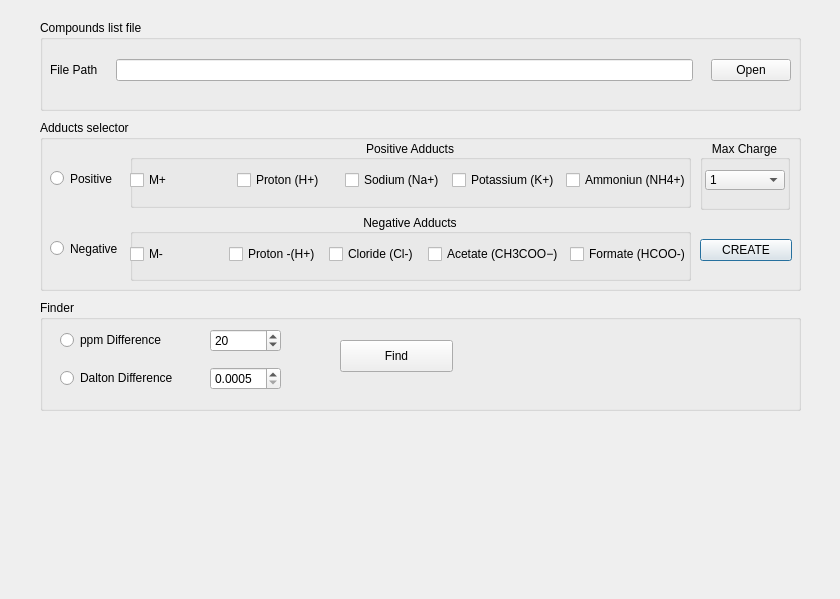
<?xml version="1.0" encoding="UTF-8"?>
<ui version="4.0">
 <class>Dialog</class>
 <widget class="QDialog" name="Dialog">
  <property name="geometry">
   <rect>
    <x>0</x>
    <y>0</y>
    <width>840</width>
    <height>599</height>
   </rect>
  </property>
  <property name="windowTitle">
   <string>Dialog</string>
  </property>
  <widget class="QGroupBox" name="Adducts_GBox">
   <property name="geometry">
    <rect>
     <x>40</x>
     <y>120</y>
     <width>761</width>
     <height>171</height>
    </rect>
   </property>
   <property name="title">
    <string>Adducts selector</string>
   </property>
   <widget class="QRadioButton" name="Positive_RBtn">
    <property name="geometry">
     <rect>
      <x>10</x>
      <y>50</y>
      <width>141</width>
      <height>17</height>
     </rect>
    </property>
    <property name="text">
     <string>Positive</string>
    </property>
   </widget>
   <widget class="QRadioButton" name="Negative_RBtn">
    <property name="geometry">
     <rect>
      <x>10</x>
      <y>120</y>
      <width>141</width>
      <height>17</height>
     </rect>
    </property>
    <property name="layoutDirection">
     <enum>Qt::LeftToRight</enum>
    </property>
    <property name="autoFillBackground">
     <bool>false</bool>
    </property>
    <property name="text">
     <string>Negative</string>
    </property>
   </widget>
   <widget class="QWidget" name="verticalLayoutWidget_2">
    <property name="geometry">
     <rect>
      <x>90</x>
      <y>20</y>
      <width>561</width>
      <height>141</height>
     </rect>
    </property>
    <layout class="QVBoxLayout" name="verticalLayout_2">
     <item>
      <widget class="QGroupBox" name="Positive_gBox">
       <property name="enabled">
        <bool>true</bool>
       </property>
       <property name="title">
        <string>Positive Adducts</string>
       </property>
       <property name="alignment">
        <set>Qt::AlignCenter</set>
       </property>
       <widget class="QWidget" name="gridLayoutWidget_3">
        <property name="geometry">
         <rect>
          <x>0</x>
          <y>20</y>
          <width>561</width>
          <height>41</height>
         </rect>
        </property>
        <layout class="QGridLayout" name="gridLayout_2">
         <item row="0" column="3">
          <widget class="QCheckBox" name="Potassium_cBtn">
           <property name="text">
            <string>Potassium (K+)</string>
           </property>
          </widget>
         </item>
         <item row="0" column="4">
          <widget class="QCheckBox" name="Ammonium_cBtn">
           <property name="text">
            <string>Ammoniun (NH4+)</string>
           </property>
          </widget>
         </item>
         <item row="0" column="0">
          <widget class="QCheckBox" name="Mpos_cBtn">
           <property name="text">
            <string>M+</string>
           </property>
          </widget>
         </item>
         <item row="0" column="1">
          <widget class="QCheckBox" name="Proton_cBtn">
           <property name="text">
            <string>Proton (H+)</string>
           </property>
          </widget>
         </item>
         <item row="0" column="2">
          <widget class="QCheckBox" name="Sodium_cBtn">
           <property name="text">
            <string>Sodium (Na+)</string>
           </property>
          </widget>
         </item>
        </layout>
       </widget>
      </widget>
     </item>
     <item>
      <widget class="QGroupBox" name="Negative_GBox">
       <property name="enabled">
        <bool>true</bool>
       </property>
       <property name="layoutDirection">
        <enum>Qt::LeftToRight</enum>
       </property>
       <property name="title">
        <string>Negative Adducts</string>
       </property>
       <property name="alignment">
        <set>Qt::AlignCenter</set>
       </property>
       <property name="checkable">
        <bool>false</bool>
       </property>
       <widget class="QWidget" name="gridLayoutWidget_4">
        <property name="geometry">
         <rect>
          <x>0</x>
          <y>20</y>
          <width>561</width>
          <height>41</height>
         </rect>
        </property>
        <layout class="QGridLayout" name="gridLayout_4" columnstretch="0,0,0,0,0">
         <property name="sizeConstraint">
          <enum>QLayout::SetMinimumSize</enum>
         </property>
         <item row="0" column="0">
          <widget class="QCheckBox" name="Mneg_cBtn">
           <property name="text">
            <string>M-</string>
           </property>
          </widget>
         </item>
         <item row="0" column="3">
          <widget class="QCheckBox" name="A">
           <property name="text">
            <string>Acetate (CH3COO−)</string>
           </property>
          </widget>
         </item>
         <item row="0" column="1">
          <widget class="QCheckBox" name="DeProton_cBtn">
           <property name="text">
            <string>Proton -(H+)</string>
           </property>
          </widget>
         </item>
         <item row="0" column="2">
          <widget class="QCheckBox" name="Cloride_cBtn">
           <property name="text">
            <string>Cloride (Cl-)</string>
           </property>
          </widget>
         </item>
         <item row="0" column="4">
          <widget class="QCheckBox" name="cBFormiato">
           <property name="text">
            <string>Formate (HCOO-)</string>
           </property>
          </widget>
         </item>
        </layout>
       </widget>
      </widget>
     </item>
    </layout>
   </widget>
   <widget class="QWidget" name="verticalLayoutWidget_3">
    <property name="geometry">
     <rect>
      <x>660</x>
      <y>100</y>
      <width>92</width>
      <height>61</height>
     </rect>
    </property>
    <layout class="QVBoxLayout" name="verticalLayout_3">
     <item>
      <widget class="QPushButton" name="DB_Create_btn">
       <property name="text">
        <string>CREATE</string>
       </property>
      </widget>
     </item>
    </layout>
   </widget>
  </widget>
  <widget class="QGroupBox" name="Finder_GBox">
   <property name="geometry">
    <rect>
     <x>40</x>
     <y>300</y>
     <width>761</width>
     <height>111</height>
    </rect>
   </property>
   <property name="title">
    <string>Finder</string>
   </property>
   <widget class="QPushButton" name="find_button">
    <property name="geometry">
     <rect>
      <x>300</x>
      <y>40</y>
      <width>113</width>
      <height>32</height>
     </rect>
    </property>
    <property name="text">
     <string>Find</string>
    </property>
   </widget>
   <widget class="QWidget" name="gridLayoutWidget">
    <property name="geometry">
     <rect>
      <x>20</x>
      <y>20</y>
      <width>221</width>
      <height>80</height>
     </rect>
    </property>
    <layout class="QGridLayout" name="gridLayout">
     <item row="0" column="0">
      <widget class="QRadioButton" name="ppm_RBtn">
       <property name="text">
        <string>ppm Difference</string>
       </property>
      </widget>
     </item>
     <item row="0" column="2">
      <widget class="QSpinBox" name="ppm_spinbox">
       <property name="value">
        <number>20</number>
       </property>
      </widget>
     </item>
     <item row="1" column="0">
      <widget class="QRadioButton" name="dalton_RBtn">
       <property name="text">
        <string>Dalton Difference</string>
       </property>
      </widget>
     </item>
     <item row="1" column="2">
      <widget class="QDoubleSpinBox" name="dalton_spinbox">
       <property name="decimals">
        <number>4</number>
       </property>
       <property name="minimum">
        <double>0.000500000000000</double>
       </property>
       <property name="singleStep">
        <double>0.000100000000000</double>
       </property>
      </widget>
     </item>
     <item row="0" column="1">
      <spacer name="horizontalSpacer">
       <property name="orientation">
        <enum>Qt::Horizontal</enum>
       </property>
       <property name="sizeHint" stdset="0">
        <size>
         <width>40</width>
         <height>20</height>
        </size>
       </property>
      </spacer>
     </item>
     <item row="1" column="1">
      <spacer name="horizontalSpacer_2">
       <property name="orientation">
        <enum>Qt::Horizontal</enum>
       </property>
       <property name="sizeHint" stdset="0">
        <size>
         <width>40</width>
         <height>20</height>
        </size>
       </property>
      </spacer>
     </item>
    </layout>
   </widget>
  </widget>
  <widget class="QGroupBox" name="gBox_SearchMethod">
   <property name="geometry">
    <rect>
     <x>40</x>
     <y>20</y>
     <width>761</width>
     <height>91</height>
    </rect>
   </property>
   <property name="title">
    <string>Compounds list file</string>
   </property>
   <property name="flat">
    <bool>false</bool>
   </property>
   <property name="checkable">
    <bool>false</bool>
   </property>
   <widget class="QWidget" name="gridLayoutWidget_2">
    <property name="geometry">
     <rect>
      <x>10</x>
      <y>20</y>
      <width>741</width>
      <height>61</height>
     </rect>
    </property>
    <layout class="QGridLayout" name="files_selectro_Layout_2">
     <property name="bottomMargin">
      <number>0</number>
     </property>
     <property name="horizontalSpacing">
      <number>18</number>
     </property>
     <property name="verticalSpacing">
      <number>6</number>
     </property>
     <item row="0" column="2">
      <widget class="QPushButton" name="DB_Open_btn">
       <property name="text">
        <string>Open</string>
       </property>
      </widget>
     </item>
     <item row="0" column="1">
      <widget class="QLineEdit" name="DB_line"/>
     </item>
     <item row="0" column="0">
      <widget class="QLabel" name="DB_label">
       <property name="text">
        <string>File Path</string>
       </property>
      </widget>
     </item>
    </layout>
   </widget>
  </widget>
  <widget class="QGroupBox" name="Charge_GBox">
   <property name="enabled">
    <bool>true</bool>
   </property>
   <property name="geometry">
    <rect>
     <x>700</x>
     <y>140</y>
     <width>90</width>
     <height>70</height>
    </rect>
   </property>
   <property name="title">
    <string>Max Charge</string>
   </property>
   <property name="alignment">
    <set>Qt::AlignCenter</set>
   </property>
   <widget class="QComboBox" name="charge_number_comboBox">
    <property name="geometry">
     <rect>
      <x>5</x>
      <y>30</y>
      <width>80</width>
      <height>20</height>
     </rect>
    </property>
    <property name="currentIndex">
     <number>0</number>
    </property>
    <property name="maxCount">
     <number>5</number>
    </property>
    <item>
     <property name="text">
      <string>1</string>
     </property>
    </item>
    <item>
     <property name="text">
      <string>2</string>
     </property>
    </item>
    <item>
     <property name="text">
      <string>3</string>
     </property>
    </item>
    <item>
     <property name="text">
      <string>4</string>
     </property>
    </item>
    <item>
     <property name="text">
      <string>5</string>
     </property>
    </item>
   </widget>
  </widget>
 </widget>
 <resources/>
 <connections/>
</ui>
